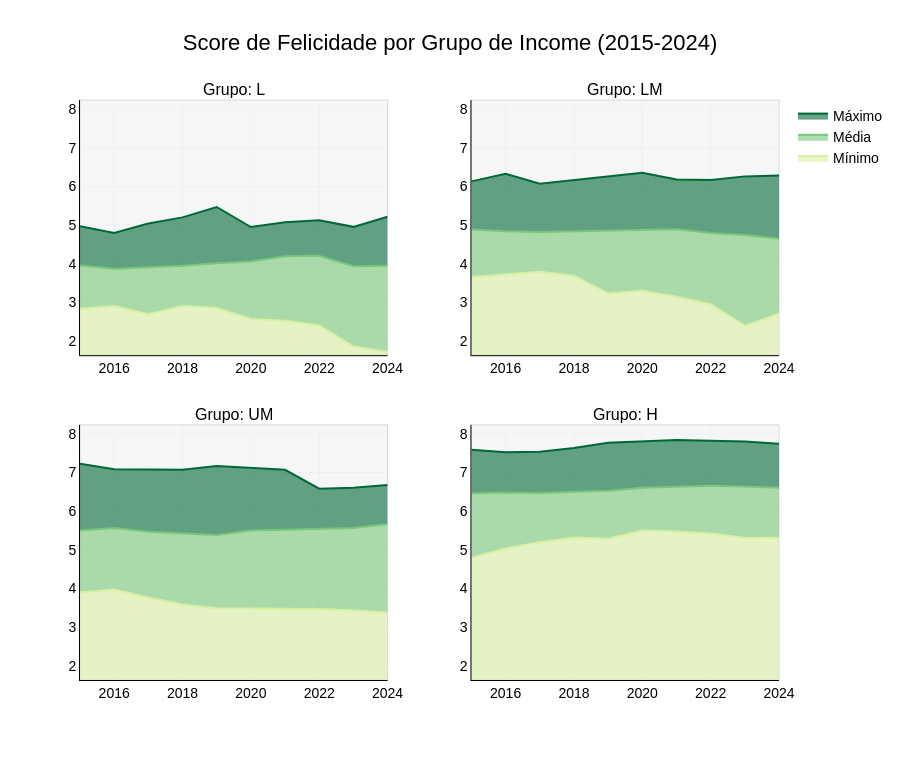

This figure's notebook cell:
### Markdown cell above
### 1.2 - Como varia a felicidade média por região económica ao longo dos anos?

### Code cell
import pandas as pd
import plotly.graph_objects as go
from plotly.subplots import make_subplots
import plotly.express as px
import math
import plotly.colors as pc

datasets = {
    2015: ano_2015, 2016: ano_2016, 2017: ano_2017, 2018: ano_2018,
    2019: ano_2019, 2020: ano_2020, 2021: ano_2021, 2022: ano_2022,
    2023: ano_2023, 2024: ano_2024
}

data_list = []
for year, df in datasets.items():
    temp = df.copy()
    temp['Year'] = year
    data_list.append(temp)

df_all = pd.concat(data_list, ignore_index=True)

# Estatísticas por ano e grupo
df_stats = df_all.groupby(['Year', 'Income'])['Score'].agg(['mean', 'min', 'max']).reset_index()

y_min = df_all['Score'].min() * 0.95
y_max = df_all['Score'].max() * 1.05

income_groups = ['L','LM','UM','H']
incomes = [g for g in income_groups if g in df_stats['Income'].unique()]

cols = 2
rows = math.ceil(len(incomes) / cols)

fig = make_subplots(
    rows=rows, cols=cols,
    subplot_titles=[f"Grupo: {i}" for i in incomes],
    vertical_spacing=0.12,
    horizontal_spacing=0.12
)

colorscale = px.colors.sequential.YlGn
color_mean = colorscale[len(colorscale)//2]    # linha média: verde médio
color_min  = colorscale[2]                     # linha mínima: amarelo escuro
color_max  = colorscale[-2]            # verde escuro

print(colorscale[:])
line_min   = color_min
line_mean  = color_mean
line_max   = color_max

fill_min  = color_min.replace("rgb", "rgba").replace(")", ",0.6)")
fill_mean = color_mean.replace("rgb", "rgba").replace(")", ",0.6)")
fill_max  = color_max.replace("rgb", "rgba").replace(")", ",0.6)")
    

row, col = 1, 1
for inc in incomes:

    df_sel = df_stats[df_stats['Income'] == inc].sort_values("Year")

    X = df_sel['Year']
    Ymin = df_sel['min']
    Ymean = df_sel['mean']
    Ymax = df_sel['max']

    # --- Área do mínimo  ---
    fig.add_trace(go.Scatter(
        x=X, y=Ymin,
        fill='tozeroy',
        mode='lines',
        line=dict(color=line_min, width=2),
        fillcolor=fill_min,
        name="Mínimo",
        showlegend=(row == 1 and col == 1),
    ), row=row, col=col)
    
    # --- Área da média  ---
    fig.add_trace(go.Scatter(
        x=X, y=Ymean,
        fill='tonexty',       
        mode='lines',
        line=dict(color=line_mean, width=2),
        fillcolor=fill_mean,
        name="Média",
        showlegend=(row == 1 and col == 1),
    ), row=row, col=col)
    
    # --- Área do máximo  ---
    fig.add_trace(go.Scatter(
        x=X, y=Ymax,
        fill='tonexty',        
        mode='lines',
        line=dict(color=line_max, width=2),
        fillcolor=fill_max,
        name="Máximo",
        showlegend=(row == 1 and col == 1),
    ), row=row, col=col)

    fig.update_yaxes(range=[y_min, y_max], row=row, col=col)
    fig.update_xaxes(showline=True, linecolor='black', linewidth=1, tickfont=dict(color='black'))
    fig.update_yaxes(showline=True, linecolor='black', linewidth=1, tickfont=dict(color='black'))

    # Próximo subplot
    col += 1
    if col > cols:
        col = 1
        row += 1

#fundo em cada subplot
subplot_count = len(incomes)

for idx in range(1, subplot_count + 1):

    if idx == 1:
        xref = "x domain"
        yref = "y domain"
    else:
        xref = f"x{idx} domain"
        yref = f"y{idx} domain"

    fig.add_shape(
        type="rect",
        xref=xref,
        yref=yref,
        x0=0, y0=0, x1=1, y1=1,
        fillcolor="lightgray",   
        opacity=0.2,            
        layer="below",
        line_width=1
    )


fig.update_layout(
    height=380 * rows,
    width=900,
    title="Score de Felicidade por Grupo de Income (2015-2024)",
    title_x=0.5,
    template="plotly_white",
    font=dict(family="Arial", size=14, color="black"),
    title_font=dict(family="Arial", size=22, color="black"),
    legend=dict(
        orientation="v",      
        yanchor="top",
        y=1,                 
        xanchor="left",
        x=1.02,               
        font=dict(color="black", size=14),
       
    )
)


fig.show()

### Figure 1 — Plotly figure (JSON) as saved in the notebook; plotly's stock layout.template omitted (floating-point values rounded to 4 significant figures)
{"data": [{"fill": "tozeroy", "fillcolor": "rgba(217,240,163,0.6)", "line": {"color": "rgb(217,240,163)", "width": 2}, "mode": "lines", "name": "Mínimo", "showlegend": true, "type": "scatter", "x": [2015, 2016, 2017, 2018, 2019, 2020, 2021, 2022, 2023, 2024], "xaxis": "x", "y": [2.839, 2.905, 2.693, 2.905, 2.853, 2.57, 2.523, 2.404, 1.859, 1.721], "yaxis": "y"}, {"fill": "tonexty", "fillcolor": "rgba(120,198,121,0.6)", "line": {"color": "rgb(120,198,121)", "width": 2}, "mode": "lines", "name": "Média", "showlegend": true, "type": "scatter", "x": [2015, 2016, 2017, 2018, 2019, 2020, 2021, 2022, 2023, 2024], "xaxis": "x", "y": [3.953, 3.872, 3.907, 3.946, 4.014, 4.06, 4.195, 4.204, 3.936, 3.947], "yaxis": "y"}, {"fill": "tonexty", "fillcolor": "rgba(0,104,55,0.6)", "line": {"color": "rgb(0,104,55)", "width": 2}, "mode": "lines", "name": "Máximo", "showlegend": true, "type": "scatter", "x": [2015, 2016, 2017, 2018, 2019, 2020, 2021, 2022, 2023, 2024], "xaxis": "x", "y": [4.971, 4.793, 5.041, 5.199, 5.467, 4.95, 5.074, 5.122, 4.954, 5.216], "yaxis": "y"}, {"fill": "tozeroy", "fillcolor": "rgba(217,240,163,0.6)", "line": {"color": "rgb(217,240,163)", "width": 2}, "mode": "lines", "name": "Mínimo", "showlegend": false, "type": "scatter", "x": [2015, 2016, 2017, 2018, 2019, 2020, 2021, 2022, 2023, 2024], "xaxis": "x2", "y": [3.655, 3.724, 3.795, 3.692, 3.231, 3.3, 3.145, 2.955, 2.392, 2.707], "yaxis": "y2"}, {"fill": "tonexty", "fillcolor": "rgba(120,198,121,0.6)", "line": {"color": "rgb(120,198,121)", "width": 2}, "mode": "lines", "name": "Média", "showlegend": false, "type": "scatter", "x": [2015, 2016, 2017, 2018, 2019, 2020, 2021, 2022, 2023, 2024], "xaxis": "x2", "y": [4.884, 4.842, 4.823, 4.839, 4.852, 4.874, 4.894, 4.796, 4.744, 4.645], "yaxis": "y2"}, {"fill": "tonexty", "fillcolor": "rgba(0,104,55,0.6)", "line": {"color": "rgb(0,104,55)", "width": 2}, "mode": "lines", "name": "Máximo", "showlegend": false, "type": "scatter", "x": [2015, 2016, 2017, 2018, 2019, 2020, 2021, 2022, 2023, 2024], "xaxis": "x2", "y": [6.13, 6.324, 6.071, 6.167, 6.253, 6.35, 6.179, 6.165, 6.259, 6.284], "yaxis": "y2"}, {"fill": "tozeroy", "fillcolor": "rgba(217,240,163,0.6)", "line": {"color": "rgb(217,240,163)", "width": 2}, "mode": "lines", "name": "Mínimo", "showlegend": false, "type": "scatter", "x": [2015, 2016, 2017, 2018, 2019, 2020, 2021, 2022, 2023, 2024], "xaxis": "x3", "y": [3.896, 3.974, 3.766, 3.59, 3.488, 3.48, 3.467, 3.471, 3.435, 3.383], "yaxis": "y3"}, {"fill": "tonexty", "fillcolor": "rgba(120,198,121,0.6)", "line": {"color": "rgb(120,198,121)", "width": 2}, "mode": "lines", "name": "Média", "showlegend": false, "type": "scatter", "x": [2015, 2016, 2017, 2018, 2019, 2020, 2021, 2022, 2023, 2024], "xaxis": "x3", "y": [5.498, 5.568, 5.468, 5.422, 5.387, 5.502, 5.52, 5.539, 5.565, 5.666], "yaxis": "y3"}, {"fill": "tonexty", "fillcolor": "rgba(0,104,55,0.6)", "line": {"color": "rgb(0,104,55)", "width": 2}, "mode": "lines", "name": "Máximo", "showlegend": false, "type": "scatter", "x": [2015, 2016, 2017, 2018, 2019, 2020, 2021, 2022, 2023, 2024], "xaxis": "x3", "y": [7.226, 7.087, 7.079, 7.072, 7.167, 7.12, 7.069, 6.582, 6.609, 6.678], "yaxis": "y3"}, {"fill": "tozeroy", "fillcolor": "rgba(217,240,163,0.6)", "line": {"color": "rgb(217,240,163)", "width": 2}, "mode": "lines", "name": "Mínimo", "showlegend": false, "type": "scatter", "x": [2015, 2016, 2017, 2018, 2019, 2020, 2021, 2022, 2023, 2024], "xaxis": "x4", "y": [4.8, 5.033, 5.195, 5.321, 5.287, 5.5, 5.477, 5.425, 5.308, 5.316], "yaxis": "y4"}, {"fill": "tonexty", "fillcolor": "rgba(120,198,121,0.6)", "line": {"color": "rgb(120,198,121)", "width": 2}, "mode": "lines", "name": "Média", "showlegend": false, "type": "scatter", "x": [2015, 2016, 2017, 2018, 2019, 2020, 2021, 2022, 2023, 2024], "xaxis": "x4", "y": [6.466, 6.482, 6.468, 6.505, 6.529, 6.609, 6.627, 6.655, 6.641, 6.607], "yaxis": "y4"}, {"fill": "tonexty", "fillcolor": "rgba(0,104,55,0.6)", "line": {"color": "rgb(0,104,55)", "width": 2}, "mode": "lines", "name": "Máximo", "showlegend": false, "type": "scatter", "x": [2015, 2016, 2017, 2018, 2019, 2020, 2021, 2022, 2023, 2024], "xaxis": "x4", "y": [7.587, 7.526, 7.537, 7.632, 7.769, 7.81, 7.842, 7.821, 7.804, 7.741], "yaxis": "y4"}], "layout": {"annotations": [{"font": {"size": 16}, "showarrow": false, "text": "Grupo: L", "x": 0.22, "xanchor": "center", "xref": "paper", "y": 1, "yanchor": "bottom", "yref": "paper"}, {"font": {"size": 16}, "showarrow": false, "text": "Grupo: LM", "x": 0.78, "xanchor": "center", "xref": "paper", "y": 1, "yanchor": "bottom", "yref": "paper"}, {"font": {"size": 16}, "showarrow": false, "text": "Grupo: UM", "x": 0.22, "xanchor": "center", "xref": "paper", "y": 0.44, "yanchor": "bottom", "yref": "paper"}, {"font": {"size": 16}, "showarrow": false, "text": "Grupo: H", "x": 0.78, "xanchor": "center", "xref": "paper", "y": 0.44, "yanchor": "bottom", "yref": "paper"}], "font": {"color": "black", "family": "Arial", "size": 14}, "height": 760, "legend": {"font": {"color": "black", "size": 14}, "orientation": "v", "x": 1.02, "xanchor": "left", "y": 1, "yanchor": "top"}, "shapes": [{"fillcolor": "lightgray", "layer": "below", "line": {"width": 1}, "opacity": 0.2, "type": "rect", "x0": 0, "x1": 1, "xref": "x domain", "y0": 0, "y1": 1, "yref": "y domain"}, {"fillcolor": "lightgray", "layer": "below", "line": {"width": 1}, "opacity": 0.2, "type": "rect", "x0": 0, "x1": 1, "xref": "x2 domain", "y0": 0, "y1": 1, "yref": "y2 domain"}, {"fillcolor": "lightgray", "layer": "below", "line": {"width": 1}, "opacity": 0.2, "type": "rect", "x0": 0, "x1": 1, "xref": "x3 domain", "y0": 0, "y1": 1, "yref": "y3 domain"}, {"fillcolor": "lightgray", "layer": "below", "line": {"width": 1}, "opacity": 0.2, "type": "rect", "x0": 0, "x1": 1, "xref": "x4 domain", "y0": 0, "y1": 1, "yref": "y4 domain"}], "title": {"font": {"color": "black", "family": "Arial", "size": 22}, "text": "Score de Felicidade por Grupo de Income (2015-2024)", "x": 0.5}, "width": 900, "xaxis": {"anchor": "y", "domain": [0, 0.44], "linecolor": "black", "linewidth": 1, "showline": true, "tickfont": {"color": "black"}}, "xaxis2": {"anchor": "y2", "domain": [0.56, 1], "linecolor": "black", "linewidth": 1, "showline": true, "tickfont": {"color": "black"}}, "xaxis3": {"anchor": "y3", "domain": [0, 0.44], "linecolor": "black", "linewidth": 1, "showline": true, "tickfont": {"color": "black"}}, "xaxis4": {"anchor": "y4", "domain": [0.56, 1], "linecolor": "black", "linewidth": 1, "showline": true, "tickfont": {"color": "black"}}, "yaxis": {"anchor": "x", "domain": [0.56, 1], "linecolor": "black", "linewidth": 1, "range": [1.635, 8.234], "showline": true, "tickfont": {"color": "black"}}, "yaxis2": {"anchor": "x2", "domain": [0.56, 1], "linecolor": "black", "linewidth": 1, "range": [1.635, 8.234], "showline": true, "tickfont": {"color": "black"}}, "yaxis3": {"anchor": "x3", "domain": [0, 0.44], "linecolor": "black", "linewidth": 1, "range": [1.635, 8.234], "showline": true, "tickfont": {"color": "black"}}, "yaxis4": {"anchor": "x4", "domain": [0, 0.44], "linecolor": "black", "linewidth": 1, "range": [1.635, 8.234], "showline": true, "tickfont": {"color": "black"}}}}
